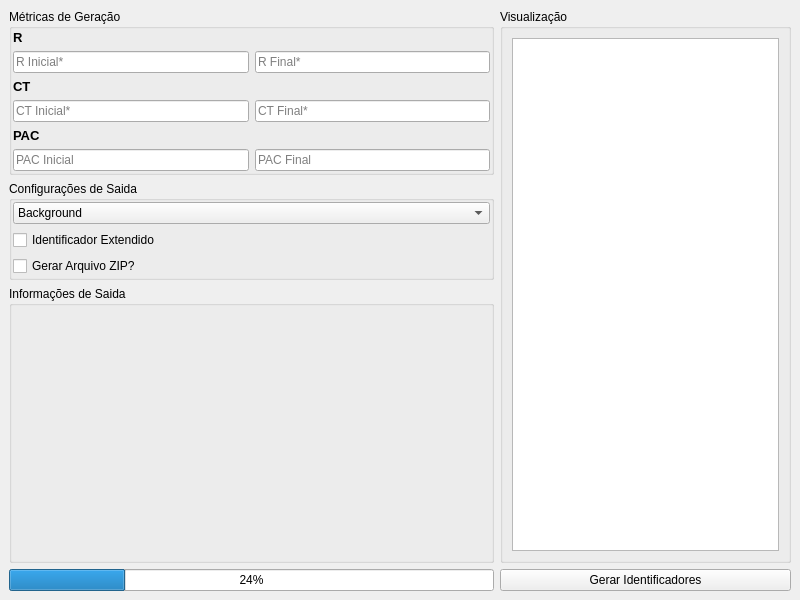
<?xml version="1.0" encoding="UTF-8"?>
<ui version="4.0">
 <class>MainWindow</class>
 <widget class="QMainWindow" name="MainWindow">
  <property name="geometry">
   <rect>
    <x>0</x>
    <y>0</y>
    <width>800</width>
    <height>600</height>
   </rect>
  </property>
  <property name="windowTitle">
   <string>Box Identifier</string>
  </property>
  <widget class="QWidget" name="centralwidget">
   <layout class="QGridLayout" name="gridLayout">
    <item row="1" column="3">
     <widget class="QWidget" name="horizontalWidget_2" native="true">
      <property name="sizePolicy">
       <sizepolicy hsizetype="Preferred" vsizetype="Fixed">
        <horstretch>6</horstretch>
        <verstretch>0</verstretch>
       </sizepolicy>
      </property>
      <layout class="QHBoxLayout" name="horizontalLayout_2">
       <property name="leftMargin">
        <number>0</number>
       </property>
       <property name="topMargin">
        <number>0</number>
       </property>
       <property name="rightMargin">
        <number>0</number>
       </property>
       <property name="bottomMargin">
        <number>0</number>
       </property>
       <item>
        <widget class="QPushButton" name="btn_generate">
         <property name="sizePolicy">
          <sizepolicy hsizetype="Preferred" vsizetype="Fixed">
           <horstretch>0</horstretch>
           <verstretch>0</verstretch>
          </sizepolicy>
         </property>
         <property name="text">
          <string>Gerar Identificadores</string>
         </property>
        </widget>
       </item>
      </layout>
     </widget>
    </item>
    <item row="0" column="3">
     <widget class="QGroupBox" name="verticalGroupBox">
      <property name="sizePolicy">
       <sizepolicy hsizetype="Preferred" vsizetype="Preferred">
        <horstretch>6</horstretch>
        <verstretch>0</verstretch>
       </sizepolicy>
      </property>
      <property name="title">
       <string>Visualização</string>
      </property>
      <layout class="QVBoxLayout" name="verticalLayout">
       <item>
        <widget class="QGraphicsView" name="graphics_view"/>
       </item>
      </layout>
     </widget>
    </item>
    <item row="1" column="0">
     <widget class="QWidget" name="horizontalWidget" native="true">
      <property name="sizePolicy">
       <sizepolicy hsizetype="Preferred" vsizetype="Preferred">
        <horstretch>10</horstretch>
        <verstretch>0</verstretch>
       </sizepolicy>
      </property>
      <layout class="QHBoxLayout" name="horizontalLayout">
       <property name="leftMargin">
        <number>0</number>
       </property>
       <property name="topMargin">
        <number>0</number>
       </property>
       <property name="rightMargin">
        <number>0</number>
       </property>
       <property name="bottomMargin">
        <number>0</number>
       </property>
       <item>
        <widget class="QProgressBar" name="progress_bar">
         <property name="sizePolicy">
          <sizepolicy hsizetype="Preferred" vsizetype="Fixed">
           <horstretch>0</horstretch>
           <verstretch>0</verstretch>
          </sizepolicy>
         </property>
         <property name="value">
          <number>24</number>
         </property>
        </widget>
       </item>
      </layout>
     </widget>
    </item>
    <item row="0" column="0">
     <widget class="QWidget" name="verticalWidget_2" native="true">
      <property name="sizePolicy">
       <sizepolicy hsizetype="Preferred" vsizetype="Preferred">
        <horstretch>10</horstretch>
        <verstretch>0</verstretch>
       </sizepolicy>
      </property>
      <layout class="QVBoxLayout" name="verticalLayout_2">
       <property name="leftMargin">
        <number>0</number>
       </property>
       <property name="topMargin">
        <number>0</number>
       </property>
       <property name="rightMargin">
        <number>0</number>
       </property>
       <property name="bottomMargin">
        <number>0</number>
       </property>
       <item>
        <widget class="QGroupBox" name="verticalGroupBox">
         <property name="sizePolicy">
          <sizepolicy hsizetype="Preferred" vsizetype="Fixed">
           <horstretch>0</horstretch>
           <verstretch>0</verstretch>
          </sizepolicy>
         </property>
         <property name="title">
          <string>Métricas de Geração</string>
         </property>
         <layout class="QVBoxLayout" name="verticalLayout_3" stretch="0,0,0,0,0,0">
          <property name="leftMargin">
           <number>1</number>
          </property>
          <property name="topMargin">
           <number>1</number>
          </property>
          <property name="rightMargin">
           <number>1</number>
          </property>
          <property name="bottomMargin">
           <number>1</number>
          </property>
          <item>
           <widget class="QLabel" name="r_label">
            <property name="sizePolicy">
             <sizepolicy hsizetype="Preferred" vsizetype="Fixed">
              <horstretch>0</horstretch>
              <verstretch>0</verstretch>
             </sizepolicy>
            </property>
            <property name="font">
             <font>
              <pointsize>10</pointsize>
              <weight>75</weight>
              <bold>true</bold>
             </font>
            </property>
            <property name="text">
             <string>R</string>
            </property>
           </widget>
          </item>
          <item>
           <widget class="QWidget" name="horizontalWidget_3" native="true">
            <property name="sizePolicy">
             <sizepolicy hsizetype="Preferred" vsizetype="Fixed">
              <horstretch>0</horstretch>
              <verstretch>0</verstretch>
             </sizepolicy>
            </property>
            <layout class="QHBoxLayout" name="horizontalLayout_3">
             <property name="leftMargin">
              <number>0</number>
             </property>
             <property name="topMargin">
              <number>0</number>
             </property>
             <property name="rightMargin">
              <number>0</number>
             </property>
             <property name="bottomMargin">
              <number>0</number>
             </property>
             <item>
              <widget class="QLineEdit" name="input_r_init">
               <property name="sizePolicy">
                <sizepolicy hsizetype="Preferred" vsizetype="Fixed">
                 <horstretch>0</horstretch>
                 <verstretch>0</verstretch>
                </sizepolicy>
               </property>
               <property name="placeholderText">
                <string>R Inicial*</string>
               </property>
              </widget>
             </item>
             <item>
              <widget class="QLineEdit" name="input_r_end">
               <property name="sizePolicy">
                <sizepolicy hsizetype="Preferred" vsizetype="Fixed">
                 <horstretch>0</horstretch>
                 <verstretch>0</verstretch>
                </sizepolicy>
               </property>
               <property name="placeholderText">
                <string>R Final*</string>
               </property>
              </widget>
             </item>
            </layout>
           </widget>
          </item>
          <item>
           <widget class="QLabel" name="ct_label">
            <property name="sizePolicy">
             <sizepolicy hsizetype="Preferred" vsizetype="Fixed">
              <horstretch>0</horstretch>
              <verstretch>0</verstretch>
             </sizepolicy>
            </property>
            <property name="font">
             <font>
              <pointsize>10</pointsize>
              <weight>75</weight>
              <bold>true</bold>
             </font>
            </property>
            <property name="text">
             <string>CT</string>
            </property>
           </widget>
          </item>
          <item>
           <widget class="QWidget" name="horizontalWidget_4" native="true">
            <property name="sizePolicy">
             <sizepolicy hsizetype="Preferred" vsizetype="Fixed">
              <horstretch>0</horstretch>
              <verstretch>0</verstretch>
             </sizepolicy>
            </property>
            <layout class="QHBoxLayout" name="horizontalLayout_4">
             <property name="leftMargin">
              <number>0</number>
             </property>
             <property name="topMargin">
              <number>0</number>
             </property>
             <property name="rightMargin">
              <number>0</number>
             </property>
             <property name="bottomMargin">
              <number>0</number>
             </property>
             <item>
              <widget class="QLineEdit" name="input_ct_init">
               <property name="sizePolicy">
                <sizepolicy hsizetype="Preferred" vsizetype="Fixed">
                 <horstretch>0</horstretch>
                 <verstretch>0</verstretch>
                </sizepolicy>
               </property>
               <property name="placeholderText">
                <string>CT Inicial*</string>
               </property>
              </widget>
             </item>
             <item>
              <widget class="QLineEdit" name="input_ct_end">
               <property name="sizePolicy">
                <sizepolicy hsizetype="Preferred" vsizetype="Fixed">
                 <horstretch>0</horstretch>
                 <verstretch>0</verstretch>
                </sizepolicy>
               </property>
               <property name="placeholderText">
                <string>CT Final*</string>
               </property>
              </widget>
             </item>
            </layout>
           </widget>
          </item>
          <item>
           <widget class="QLabel" name="pac_label">
            <property name="sizePolicy">
             <sizepolicy hsizetype="Preferred" vsizetype="Fixed">
              <horstretch>0</horstretch>
              <verstretch>0</verstretch>
             </sizepolicy>
            </property>
            <property name="font">
             <font>
              <pointsize>10</pointsize>
              <weight>75</weight>
              <bold>true</bold>
             </font>
            </property>
            <property name="text">
             <string>PAC</string>
            </property>
           </widget>
          </item>
          <item>
           <widget class="QWidget" name="horizontalWidget_5" native="true">
            <property name="sizePolicy">
             <sizepolicy hsizetype="Preferred" vsizetype="Fixed">
              <horstretch>0</horstretch>
              <verstretch>0</verstretch>
             </sizepolicy>
            </property>
            <layout class="QHBoxLayout" name="horizontalLayout_5">
             <property name="spacing">
              <number>6</number>
             </property>
             <property name="leftMargin">
              <number>0</number>
             </property>
             <property name="topMargin">
              <number>0</number>
             </property>
             <property name="rightMargin">
              <number>0</number>
             </property>
             <property name="bottomMargin">
              <number>0</number>
             </property>
             <item>
              <widget class="QLineEdit" name="input_pac_init">
               <property name="sizePolicy">
                <sizepolicy hsizetype="Preferred" vsizetype="Fixed">
                 <horstretch>0</horstretch>
                 <verstretch>0</verstretch>
                </sizepolicy>
               </property>
               <property name="text">
                <string/>
               </property>
               <property name="placeholderText">
                <string>PAC Inicial</string>
               </property>
              </widget>
             </item>
             <item>
              <widget class="QLineEdit" name="input_pac_end">
               <property name="sizePolicy">
                <sizepolicy hsizetype="Preferred" vsizetype="Fixed">
                 <horstretch>0</horstretch>
                 <verstretch>0</verstretch>
                </sizepolicy>
               </property>
               <property name="placeholderText">
                <string>PAC Final</string>
               </property>
              </widget>
             </item>
            </layout>
           </widget>
          </item>
         </layout>
        </widget>
       </item>
       <item>
        <widget class="QGroupBox" name="verticalGroupBox">
         <property name="sizePolicy">
          <sizepolicy hsizetype="Preferred" vsizetype="Fixed">
           <horstretch>0</horstretch>
           <verstretch>0</verstretch>
          </sizepolicy>
         </property>
         <property name="title">
          <string>Configurações de Saida</string>
         </property>
         <property name="checkable">
          <bool>false</bool>
         </property>
         <layout class="QVBoxLayout" name="verticalLayout_5" stretch="0,0,0">
          <property name="spacing">
           <number>6</number>
          </property>
          <property name="leftMargin">
           <number>1</number>
          </property>
          <property name="topMargin">
           <number>1</number>
          </property>
          <property name="rightMargin">
           <number>1</number>
          </property>
          <property name="bottomMargin">
           <number>1</number>
          </property>
          <item>
           <widget class="QComboBox" name="select_background">
            <property name="editable">
             <bool>false</bool>
            </property>
            <property name="currentText">
             <string>Background</string>
            </property>
            <item>
             <property name="text">
              <string>Background</string>
             </property>
            </item>
           </widget>
          </item>
          <item>
           <widget class="QCheckBox" name="check_large">
            <property name="sizePolicy">
             <sizepolicy hsizetype="Fixed" vsizetype="Fixed">
              <horstretch>0</horstretch>
              <verstretch>0</verstretch>
             </sizepolicy>
            </property>
            <property name="text">
             <string>Identificador Extendido</string>
            </property>
           </widget>
          </item>
          <item>
           <widget class="QCheckBox" name="check_zip">
            <property name="sizePolicy">
             <sizepolicy hsizetype="Fixed" vsizetype="Fixed">
              <horstretch>0</horstretch>
              <verstretch>0</verstretch>
             </sizepolicy>
            </property>
            <property name="text">
             <string>Gerar Arquivo ZIP?</string>
            </property>
           </widget>
          </item>
         </layout>
        </widget>
       </item>
       <item>
        <widget class="QGroupBox" name="verticalGroupBox">
         <property name="sizePolicy">
          <sizepolicy hsizetype="Preferred" vsizetype="MinimumExpanding">
           <horstretch>0</horstretch>
           <verstretch>0</verstretch>
          </sizepolicy>
         </property>
         <property name="title">
          <string>Informações de Saida</string>
         </property>
         <layout class="QVBoxLayout" name="verticalLayout_4"/>
        </widget>
       </item>
      </layout>
     </widget>
    </item>
   </layout>
  </widget>
 </widget>
 <resources/>
 <connections/>
</ui>
